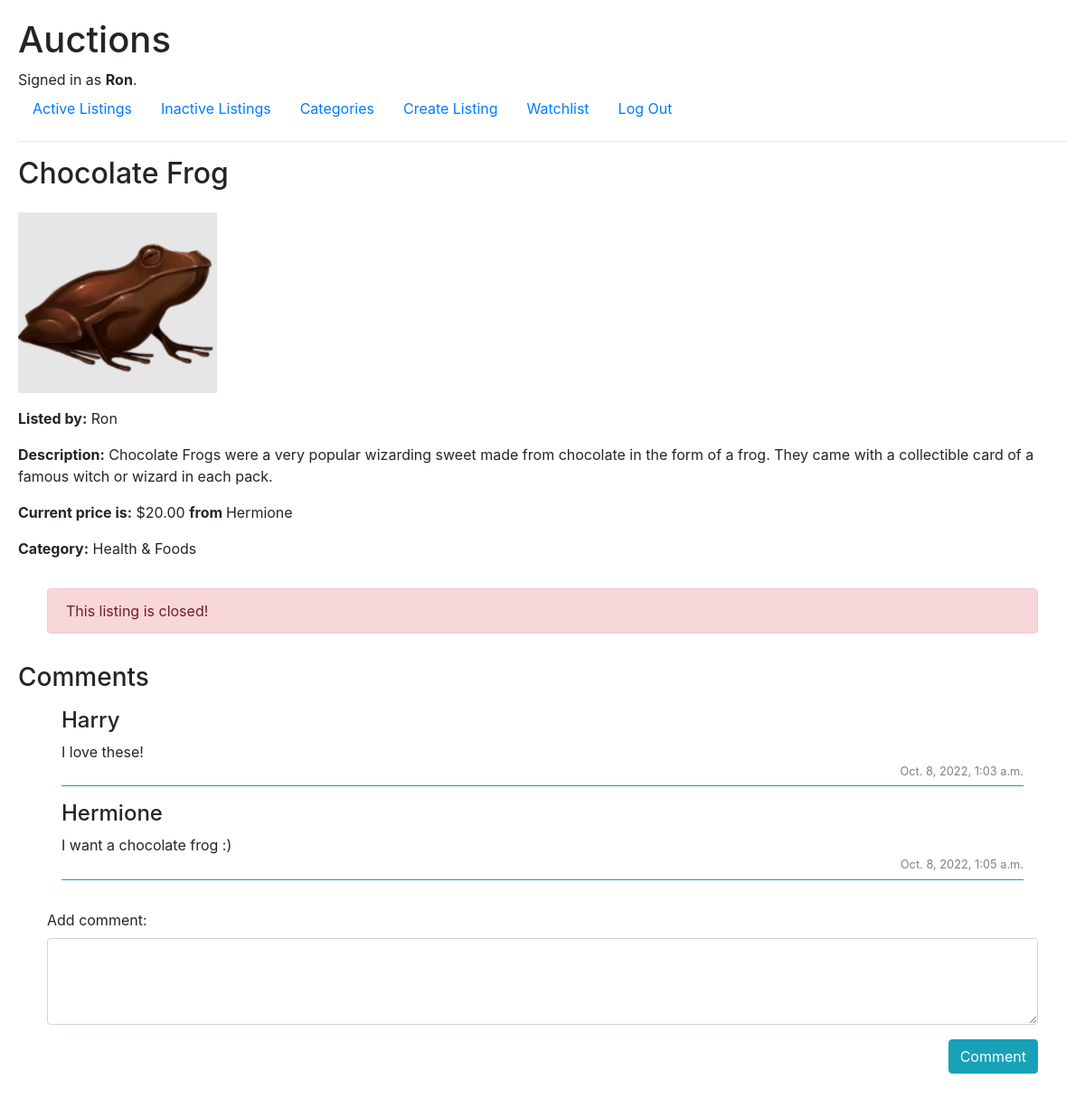
Screenshot of /listing/10 (signed in) with the database file from the repository.
### auctions/models.py (models this page shows, shortened)
class User(AbstractUser):
    pass

class Auction(models.Model):
    CATEGORIES = [
        ('Clothes', 'Clothes'),
        ('Electronics', 'Devices & Electronics'),
        ('Health', 'Health & Foods'),
        ('Hobbies', 'Hobbies'),
        ('Toys', 'Kids & Toys'),
        ('Sports', 'Sports'),
        ('Tools', 'Tools & Services'),
        ('OTHER', 'None'),
    ]
    title = models.CharField(max_length=100)
    description = models.TextField()
    user = models.ForeignKey(User, on_delete=models.CASCADE, related_name="owner")
    starting_bid = models.DecimalField(max_digits=8, decimal_places=2)
    bids = models.ManyToManyField(Bid, blank=True, related_name="listing", null=True)
    current_price = models.DecimalField(max_digits=8, decimal_places=2)
    winner = models.ForeignKey(User, related_name="wins", on_delete=models.CASCADE, blank=True, null=True)
    url = models.ImageField(blank=True)
    category = models.CharField(max_length=100, choices=CATEGORIES, default=CATEGORIES[7][0], blank=True)
    closed = models.BooleanField(default=False)

class Comment(models.Model):
    user = models.ForeignKey(User, on_delete=models.CASCADE, related_name="comments")
    text = models.TextField()
    listing = models.ForeignKey(Auction, on_delete=models.CASCADE, related_name="comments", null=True)
    datetime = models.DateTimeField(auto_now_add=True)

### auctions/views.py (the view, shortened to what this page needs)
# urls.py: path("listing/<int:listing_id>", views.listing, name="listing"),
@login_required(login_url='/login')
def listing(request, listing_id):
    user = User.objects.get(username=request.user)
    listing = Auction.objects.get(pk = listing_id)
    try:
        comments = Comment.objects.filter(listing = listing_id).all().order_by('datetime')
    except Comment.DoesNotExist:
        comments = None
    if user.watched.filter(listing=listing):
        watchlist_text = "Stop Watching"
    else:
        watchlist_text = "Watchlist"
    return render(request, "auctions/listing.html", {
        "listing": listing,
        "watchlist_text":watchlist_text,
        "bidform": BidForm(),
        "comments": comments,
        "commentform": CommentForm()
    })

### auctions/models.py
class BidForm(ModelForm):
    class Meta:
        model = Bid
        fields = ['bid_price']
    def __init__(self, *args, **kwargs):
        super(BidForm, self).__init__(*args, **kwargs)
        for fname, f in self.fields.items():
            f.widget.attrs['class'] = 'form-control'

class CommentForm(ModelForm):
    class Meta:
        model = Comment
        fields = ['text']
    def __init__(self, *args, **kwargs):
        super(CommentForm, self).__init__(*args, **kwargs)
        for fname, f in self.fields.items():
            f.widget.attrs['class'] = 'form-control'

### auctions/templates/auctions/listing.html (shortened to what this page needs)
{% extends "auctions/layout.html" %}
{% block body %}
    <h2>{{ listing.title }}</h2>
    {% if listing.url.url %}
    <img src="{{ listing.url.url }}" alt="Image" class="listing-image">
    {% endif %}
    <p><span class="infotext">Listed by:</span> {{ listing.user }}</p>
    <p><span class="infotext">Description:</span> {{ listing.description }}</p>
    <p><span class="infotext">Current price is:</span> ${{ listing.current_price }} <span class="infotext"> from </span> {{ listing.winner }} </p>
    <p><span class="infotext">Category:</span> {{ listing.get_category_display }}</p>
    {% if listing.closed %}
        <div class="alert alert-danger center-alert">This listing is closed!</div>
    {% elif owner %}
        <form action="{% url 'listing' listing.id %}" method="post">
            {% csrf_token %}
            <input class="btn btn-primary center-button" type="submit" name="close" value="Close listing">
        </form>
    {% endif %}
    <div class="comments">
        <h3>Comments</h3>
        <div class="read-comments">
            {% for comment in comments %}
              <div class="comment">
                  <h4>{{ comment.user }}</h4>
                  <p>{{ comment.text }}</p>
                  <p class="datetime">{{ comment.datetime }}</p>
              </div>
            {% endfor %}
        </div>
        <form action="{% url 'listing' listing.id %}" method="post" class="commenting">
            <div class="form-group commentarea">
                <label for="id_text">Add comment: </label>
                {{ commentform.text }}
            </div>
            <input class="btn btn-info" type="submit" name="commentpost" value="Comment">
        </form>
    </div>
{% endblock %}

### auctions/templates/auctions/layout.html (shortened to what this page needs)
{% load static %}
<!DOCTYPE html>
<html lang="en">
    <head>
        <link rel="stylesheet" href="https://stackpath.bootstrapcdn.com/bootstrap/4.4.1/css/bootstrap.min.css">
        <link href="{% static 'auctions/styles.css' %}" rel="stylesheet">
    </head>
    <body>
        <h1>Auctions</h1>
        <div>
            {% if user.is_authenticated %}
                Signed in as <strong>{{ user.username }}</strong>.
            {% else %}
                Not signed in.
            {% endif %}
        </div>
        <ul class="nav">
            <li class="nav-item">
                <a class="nav-link" href="{% url 'index' %}#active">Active Listings</a>
            </li>
            <li class="nav-item">
                <a class="nav-link" href="{% url 'index' %}#inactive">Inactive Listings</a>
            </li>
            <li class="nav-item">
                <a class="nav-link" href="{% url 'categories' %}">Categories</a>
            </li>
            {% if user.is_authenticated %}
                <li class="nav-item">
                    <a class="nav-link" href="{% url 'create' %}">Create Listing</a>
                </li>
                <li class="nav-item">
                    <a class="nav-link" href="{% url 'watchlist' %}">Watchlist</a>
                </li>
                <li class="nav-item">
                    <a class="nav-link" href="{% url 'logout' %}">Log Out</a>
                </li>
            {% endif %}
        </ul>
        <hr>
        {% block body %}
        {% endblock %}
    </body>
</html>

### auctions/static/auctions/styles.css (style rules this page uses)
body { padding: 20px; }
.infotext { font-weight: bold; }
.listing-image { height: 200px; margin: 1rem 0; }
.center-alert { margin: 2rem; }
h3 { margin-top: 2rem; }
.commenting { display: flex; flex-direction: column; align-items: flex-start; gap: 1rem; margin: 1rem; padding: 1rem; }
.commenting .btn-info { align-self: end; }
.commentarea { width: 100%; margin-bottom: 0; }
.commenting textarea { height: 6rem; width: 100%; }
.read-comments { padding-left: 2rem; padding-right: 2rem; }
.comment { margin: 1rem; padding-bottom: 0.4rem; border-bottom: #14a2b8 solid 1.5px; }
.comment > h4 { margin-top: 1rem; }
.comment > p { margin-bottom: 0; }
.datetime { color: grey; font-size: 0.8rem; text-align: end; margin-bottom: 1rem; }

### rows the page displays
User: username "Ron"
Auction: title "Chocolate Frog", url (picture), user "Ron", description "Chocolate Frogs were a very popular wizarding sweet made from chocolate in the form of a frog. They came with a collectible card of a famous witch or wizard in each pack.", current_price "20.00", winner "Hermione", category "Health & Foods"
Comment: user "Harry", text "I love these!", datetime "Oct. 8, 2022, 1:03 a.m."
Comment: user "Hermione", text "I want a chocolate frog :)", datetime "Oct. 8, 2022, 1:05 a.m."
